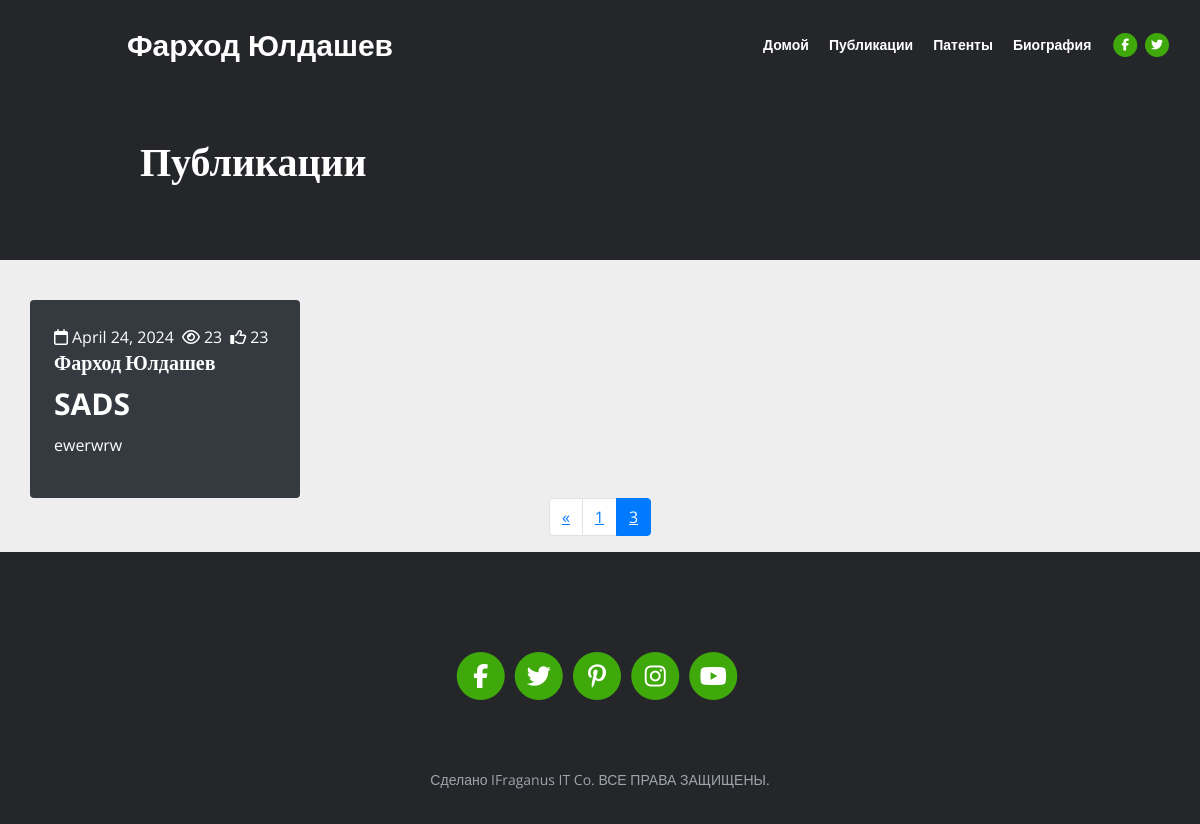
The app's page /projects?page=3 with its own data.
### publication/models.py (models this page shows, shortened)
class Projects(models.Model):
    author = models.CharField(max_length=300)
    image = models.ImageField(upload_to="images/", blank=True, null=True)
    title = models.CharField(max_length=400)
    body = models.TextField()
    link = models.CharField(max_length=500)
    likeCount = models.IntegerField(default=0)
    views = models.IntegerField(default=0)
    publishedDate = models.DateField()

### publication/views.py (the view)
# urls.py: path('projects', projectsList, name='projectsList'),
def projectsList(request):
    projects = Projects.objects.all()
    paginator = Paginator(projects, 3)
    page_number = request.GET.get("page")
    page_obj = paginator.get_page(page_number)
    context = {
        "pages_obj": page_obj
    }
    return render(request, 'project.html', context)

### templates/project.html (shortened to what this page needs)
{% extends "base.html" %}
{% load static %}
{% block content %}
    <header class="ex-header">
      <div class="container">
        <div class="row">
          <div class="col-xl-10 offset-xl-1">
            <h1>Публикации</h1>
          </div>
        </div>
      </div>
    </header>
    <div class="ex-basic-1 pt-4">
      <div class="container">
        <div class="row">
          {% for page_obj in pages_obj %}
          <div class="publication-card bg-dark p-4 rounded mt-3">
            <div class="publation-logos d-flex text-white">
              <span class="mr-2 d-flex align-items-center">
                <i class="fa-regular fa-calendar"></i>
                <span class="date-count ml-1">{{page_obj.publishedDate}}</span>
              </span>
              <span class="mr-2 d-flex align-items-center"
                ><i class="fa-regular fa-eye"></i
                ><span class="see-count ml-1">{{page_obj.views}}</span></span
              >
              <span class="mr-2 d-flex align-items-center"
                ><i class="fa-regular fa-thumbs-up"></i
                ><span class="like-count ml-1">{{page_obj.likeCount}}</span></span
              >
            </div>
            <h5 class="text-white">{{page_obj.author}}</h5>
            <h2>
              <a class="text-white title-link" href="{% url 'project-detail' page_obj.id  %}">
                {{page_obj.title}}
              </a>
            </h2>
            <p class="text-white publication-description">
              {{page_obj.body|truncatechars:30}}
            </p>
          </div>
          {% endfor %}
      </div>
          <nav aria-label="Page navigation example">
              <ul class="pagination justify-content-center">
                  {% if pages_obj.has_previous %}
                <li class="page-item">
                  <a class="page-link" href="?page={{ pages_obj.previous_page_number }}" tabindex="-1">
                      <span aria-hidden="true">&laquo;</span>
                  </a>
                </li>
                  <li class="page-item"><a class="page-link" href="?page=1">1</a></li>
                  {% endif %}
                <li class="page-item active"><a class="page-link" href="?page={{pages_obj.number}}">{{pages_obj.number}}</a></li>
              </ul>
            </nav>
    </div>
    </div>
{% endblock content %}

### static/css/styles.css (style rules this page uses)
body, html { width: 100%; height: 100%; }
body { background-color: #eee; }
body, p { color: #4d5055; font: 400 1rem/1.625rem "Open Sans", arial; }
* { font-family: "Open Sans", arial; }
h1 { color: #24262a; font-weight: 700; font-size: 2.5rem; line-height: 3.25rem; font-family: "Poppins"; }
h2 { color: #24262a; font-weight: 700; font-size: 2rem; line-height: 2.5rem; font-family: "Poppins"; }
h5 { color: #24262a; font-weight: 700; font-size: 1.25rem; line-height: 1.625rem; font-family: "Poppins"; }
a { color: #4d5055; text-decoration: underline; }
.ex-header { padding-top: 8.5rem; padding-bottom: 4rem; background-color: #24262a; }
.ex-header h1 { color: #ffffff; }
.title-link { text-decoration: none; display: -webkit-box; -webkit-box-orient: vertical; -webkit-line-clamp: 3; overflow: hidden; text-transform: uppercase; }
.publication-description { display: -webkit-box; -webkit-box-orient: vertical; -webkit-line-clamp: 2; overflow: hidden; }
.publication-description__title, .title-link { font-size: 30px; }

### records on screen
Projects: publishedDate "April 24, 2024", views "23", likeCount "23", author "Фарход Юлдашев", title "SADS", body "ewerwrw"

### other values on screen
{{ pages_obj.number }} "3"
